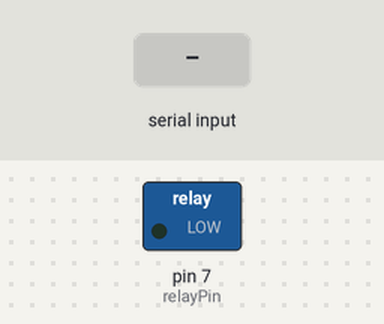
This sketch was run on a simulated Arduino Uno, built with avr-gcc and run on an emulated ATmega328P. Parts: switched loads named in the sketch (green lamp = pin HIGH). The test bench sets the inputs (shaded band).

Above: at 1.2 s.
1.3 s: "30,150\n" received over Serial
At 2.1 s:
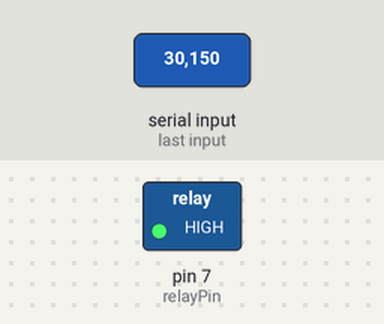
Timing chart, 0 to 4.3 s (numbered marks = the images above; inputs shaded):
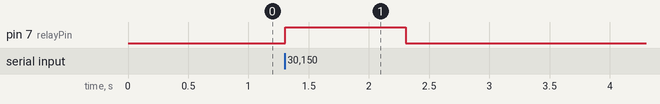

The sketch:

arduino_code.ino
```cpp
int relayPin = 7;  // Pin donde está conectado el relé que controla el compresor
int intensidad = 0;

void setup() {
  pinMode(relayPin, OUTPUT);
  Serial.begin(9600);  // Inicializa la comunicación serial a 9600 baudios
}

void loop() {
  if (Serial.available() > 0) {
    intensidad = Serial.parseInt();  // Lee el valor entero enviado desde la aplicación
    if (intensidad >= 0 && intensidad <= 255) {
      analogWrite(relayPin, intensidad);  // Ajusta la intensidad (PWM) del compresor
    }
  }
}
```

Measured:
- after the input at 1.3 s, pin 7 (relayPin): LOW → HIGH at once, → LOW 1.0 s later
